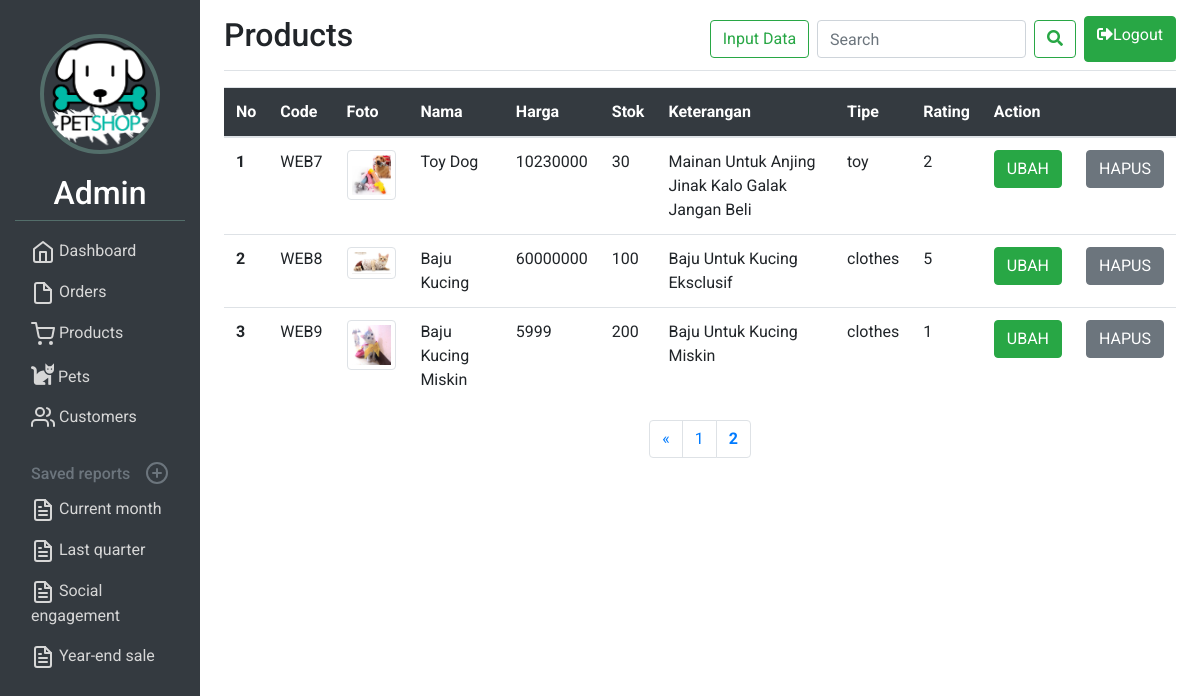
Before: /user/products.php?halaman=2 (signed in) with the older database file.
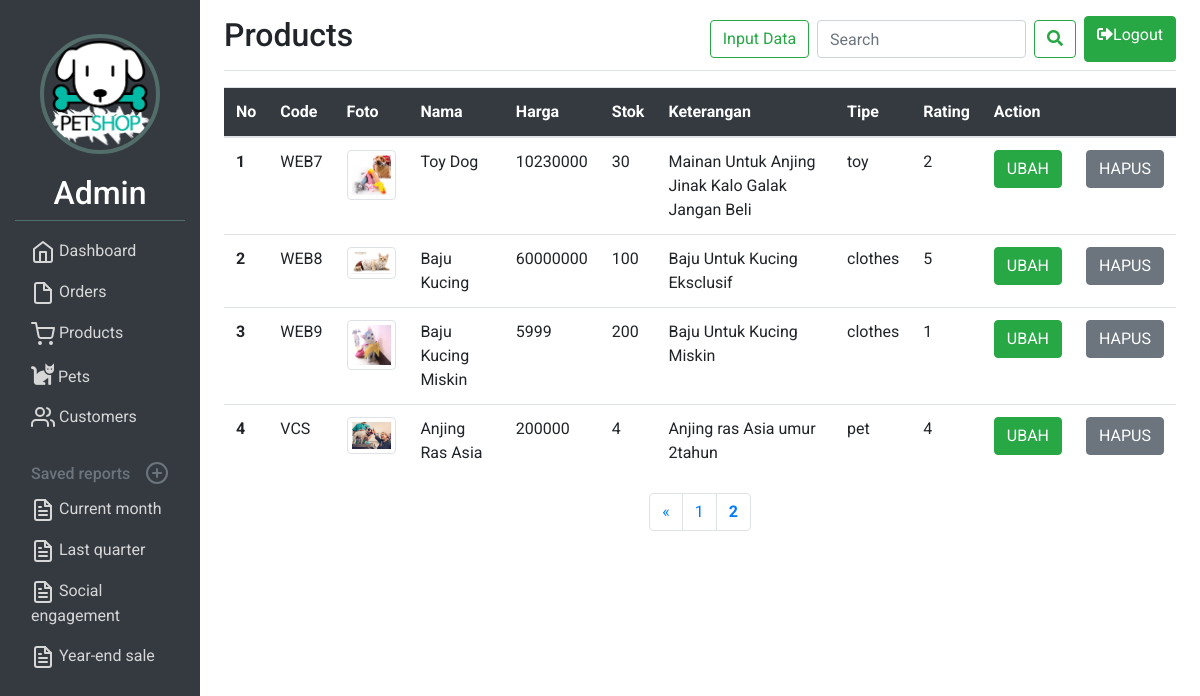
After: the same page with the newer database file.
### tables this page shows
CREATE TABLE `products` (
  `productid` int(11) NOT NULL,
  `product_code` varchar(60) NOT NULL,
  `product_desc` tinytext,
  `product_img_name` varchar(60) NOT NULL,
  `qty_product` int(11) NOT NULL,
  `price_product` float NOT NULL,
  `product_name` varchar(60) NOT NULL,
  `product_type` varchar(30) DEFAULT 'pet',
  `product_rating` int(11) DEFAULT NULL
);

### function.php (called while the page is built, shortened)
<?php
$conn = mysqli_connect("localhost","root","","petshop");
function query($query){
    global $conn;
    $result = mysqli_query($conn, $query);
    $rows = [];
    while ( $row = mysqli_fetch_assoc($result) ){
        $rows[] = $row;
    }
    return $rows;
}
?>

### user/products.php (the view, shortened to what the changed rows need)
<?php
require '../function.php';
$jumlahDataPerHalaman = 6;
$jumlahData = count(query("SELECT * FROM products"));
$jumlahHalaman = ceil($jumlahData/$jumlahDataPerHalaman);
$halamanAktif = ( isset($_GET["halaman"]) ) ? $_GET["halaman"] : 1;
$awalData = ($jumlahDataPerHalaman * $halamanAktif) - $jumlahDataPerHalaman;
$products = query("SELECT * FROM products LIMIT $awalData, $jumlahDataPerHalaman");
?>
<!DOCTYPE html>
<html lang="en" dir="ltr">
  <head>
    <link rel="stylesheet" href="https://use.fontawesome.com/releases/v5.8.1/css/all.css">
    <link rel="stylesheet" href="https://stackpath.bootstrapcdn.com/bootstrap/4.3.1/css/bootstrap.min.css">
    <link rel="stylesheet" href="user.css">
  </head>
  <body data-gr-c-s-loaded="true" cz-shortcut-listen="true">
  <div class="container-fluid">
    <div class="row">
      <nav class="col-md-2 d-none d-md-block bg-dark sidebar">
        <div class="sidebar-sticky">
          <div class="admin-profile">
            <div class="admin-name">
              <h2>Admin</h2>
            </div>
          </div>
        </div>
      </nav>
      <main role="main" class="col-md-9 ml-sm-auto col-lg-10 px-4">
        <div class="d-flex justify-content-between flex-wrap flex-md-nowrap align-items-center pt-3 pb-2 mb-3 border-bottom">
          <h1 class="h2">Products</h1>
        </div>
        <table class="table table-hover">
        <thead class="bg-dark">
            <tr>
                <th scope="col">No</th>
                <th scope="col">Code</th>
                <th scope="col">Foto</th>
                <th scope="col">Nama</th>
                <th scope="col">Harga</th>
                <th scope="col">Stok</th>
                <th scope="col">Keterangan</th>
                <th scope="col">Tipe</th>
                <th scope="col">Rating</th>
                <th colspan=2 scope="col">Action</th>
            </tr>
        </thead>
        <tbody>
            <?php $i=1; ?>
            <?php foreach($products as $product): ?>
            <tr>
            <th scope="row"><?= $i; ?></th>
            <td><?= $product["product_code"]; ?></td>
            <td><img src="../img/products/<?= $product["product_img_name"]; ?>" class="img-thumbnail" alt=""></td>
            <td><?= $product["product_name"]; ?></td>
            <td><?= $product["price_product"]; ?></td>
            <td><?= $product["qty_product"]; ?></td>
            <td><?= $product["product_desc"]; ?></td>
            <td><?= $product["product_type"]; ?></td>
            <td><?= $product["product_rating"]; ?></td>
            <td><a href="ubah.php?productid=<?= $product["productid"]; ?>"><button class="btn btn-success">UBAH</button></a></td>
            <td><a href="hapus.php?productid=<?= $product["productid"]; ?>"><button class="btn btn-secondary">HAPUS</button></a></td>
            </tr>
            <?php $i+=1; ?>
            <?php endforeach; ?>
        </tbody>
        </table>
    <nav aria-label="Page navigation example">
      <ul class="pagination justify-content-center">
          <?php for( $i = 1; $i <= $jumlahHalaman; $i++) : ?>
            <?php if($i == $halamanAktif): ?>
              <li class="page-item font-weight-bold"><a class="page-link" href="?halaman=<?= $i; ?>"><?= $i; ?></a></li>
            <?php else: ?>
              <li class="page-item"><a class="page-link" href="?halaman=<?= $i; ?>"><?= $i; ?></a></li>
            <?php endif; ?>
          <?php endfor; ?>
      </ul>
    </nav>
      </main>
    </div>
  </div>
  </body>
</html>

Changed rows visible on the page:
added products: product_code "VCS", product_img_name (picture), product_name "Anjing Ras Asia", price_product "200000", qty_product "4", product_desc "Anjing ras Asia umur 2tahun", product_type "pet", product_rating "4"
